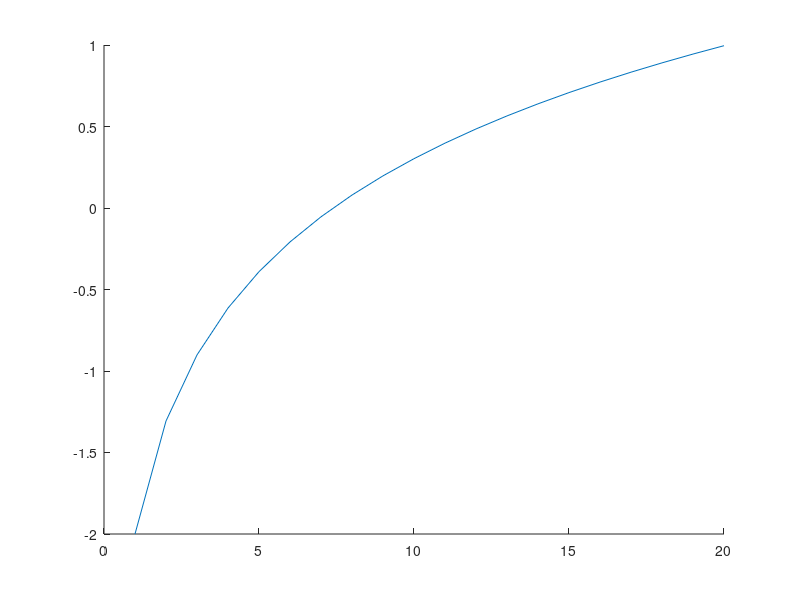

Write MATLAB code to recreate this figure.
%f(x)=0
clc;
x = 0:20;
a = 10;
b = 1;
%f = 'x.^2 + 5*x - 20';
f = 'log(x) - 2';
figure(1); clf; hold on;
plot (x, eval(f));
x = a;
fa = eval(f);
x = b;
fb = eval(f);